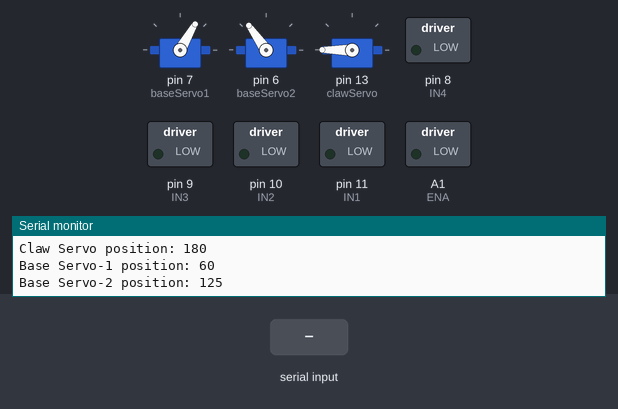
This program was run on a simulated Arduino Uno, built with avr-gcc and run on an emulated ATmega328P. On the bench: 3 × servo, switched loads named in the program (green lamp = pin HIGH), the last lines printed to the serial monitor. The test bench sets the inputs (shaded band). Pins used as bus, display or sensor lines are not drawn.

Above: at 1.2 s.
1.3 s: "90,45\n" received over Serial
At 2.9 s:
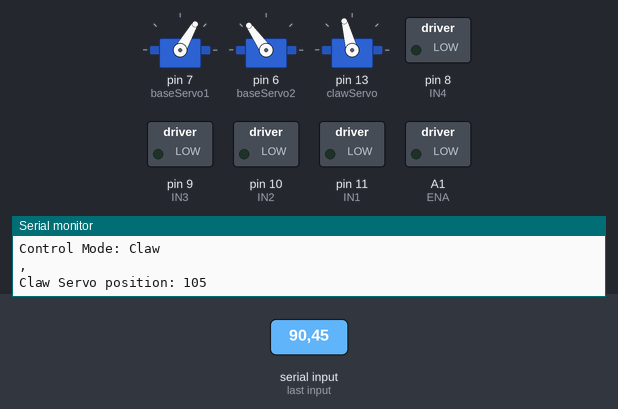
4.3 s: "F90\n" received over Serial
At 7.1 s:
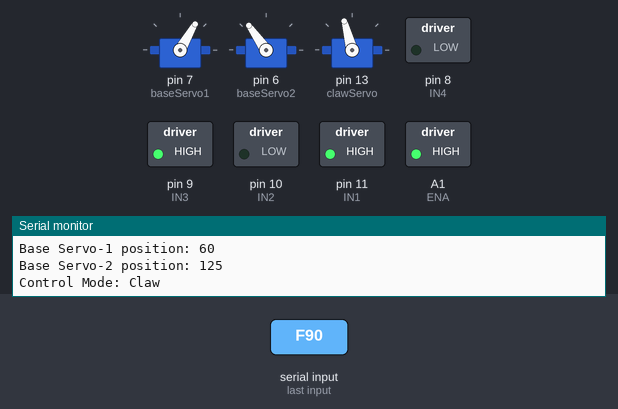
7.3 s: "B90\n" received over Serial
At 9.6 s:
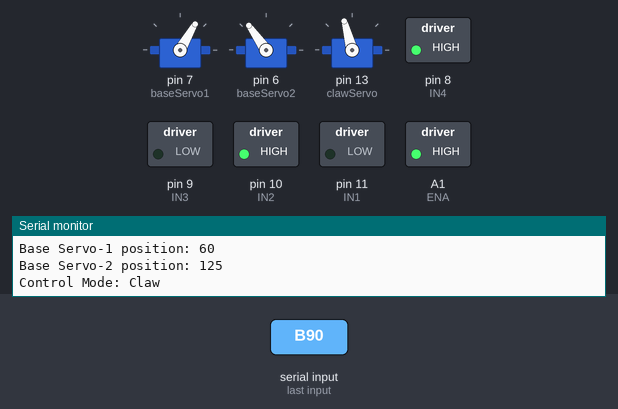
10.2 s: "5\n" received over Serial
At 11.2 s:
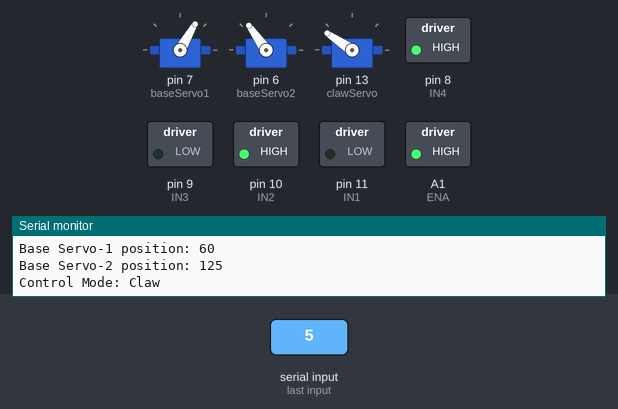
11.9 s: "L90\n" received over Serial
At 14.4 s:
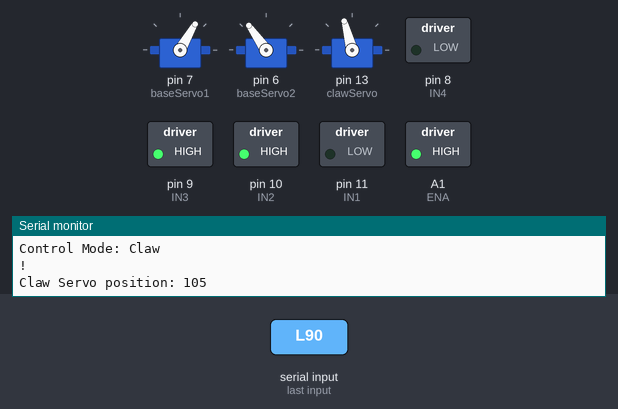
14.7 s: "R90\n" received over Serial
At 16.7 s:
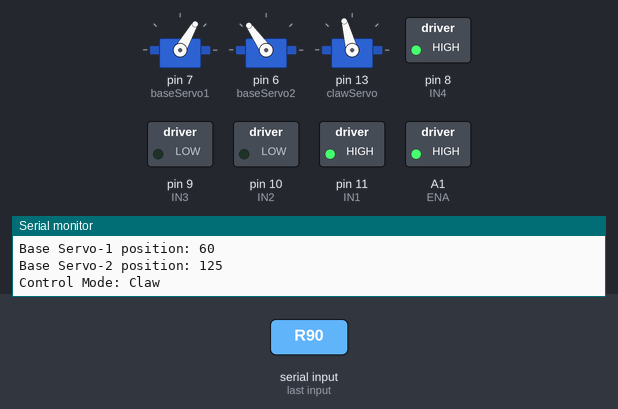
Timing chart, 0 to 18.2 s (numbered marks = the images above; inputs shaded):
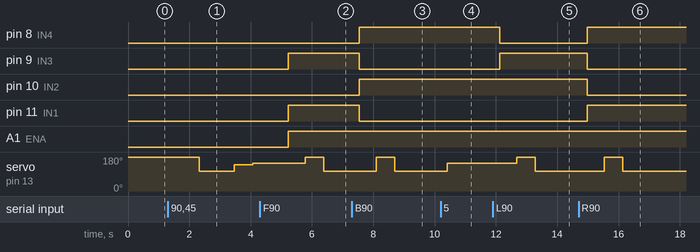

Measured:
- after the input at 1.3 s, servo on pin 13 (clawServo): 180° → 105° after 1.0 s, → 138° 1.2 s later, → 146° 0.60 s later
- after the input at 4.3 s, pin 9 (IN3), pin 11 (IN1), A1 (ENA): LOW → HIGH after 0.93 s; servo on pin 13 (clawServo): 146° → 180° after 1.5 s, → 105° 0.60 s later
- after the input at 7.3 s, pin 8 (IN4), pin 10 (IN2): LOW → HIGH after 0.24 s; pin 9 (IN3), pin 11 (IN1): HIGH → LOW after 0.24 s; servo on pin 13 (clawServo): 105° → 180° after 0.80 s, → 105° 0.60 s later
- after the input at 10.2 s, servo on pin 13 (clawServo): 105° → 146° after 0.21 s
- after the input at 11.9 s, pin 8 (IN4): HIGH → LOW after 0.22 s; pin 9 (IN3): LOW → HIGH after 0.22 s; servo on pin 13 (clawServo): 146° → 180° after 0.77 s, → 105° 0.60 s later
- after the input at 14.7 s, pin 8 (IN4), pin 11 (IN1): LOW → HIGH after 0.29 s; pin 9 (IN3), pin 10 (IN2): HIGH → LOW after 0.29 s; servo on pin 13 (clawServo): 105° → 180° after 0.84 s, → 105° 0.60 s later

The program:

main.cpp
```cpp
#include <Arduino.h>
#include <Servo.h>
#include <MotorControl.h>

#define MAX_BASE_SERVO 100
#define MIN_BASE_SERVO 60
#define OFFSET 5

#define IR_SENSOR_PIN A0
// #define IR_1_PIN 5
// #define IR_2_PIN 4
// #define IR_3_PIN A3
#define SPEED 150
// Servo Control Variables
Servo clawServo;
Servo baseServo1;
Servo baseServo2;

// mode to control arm state
bool controlClaw = true;

// Sonar Variables
// const int trigPin = 5;
// const int echoPin = 4;

enum State { FORWARD, RIGHT, LEFT, BACKWARD, STOP };
State currentState = STOP;

long duration;
int distance;
void handleClaw(const char command);
void handleBase(const char command);

void setup()
{
  // Initialize motor control
  initializeMotors();

  // Initialize serial communication
  Serial.begin(9600);

  // Initialize base servos
  baseServo1.attach(7);
  baseServo2.attach(6);

  baseServo1.write(60);
  baseServo2.write(125);

  // Attach servos
  clawServo.attach(13);
  clawServo.write(180);

  // Initialize sensors
  pinMode(IR_SENSOR_PIN, INPUT);
  // pinMode(trigPin, OUTPUT);
  // pinMode(echoPin, INPUT);
}

void loop()
{
  char command;
  if (Serial.available())
  {
    command = Serial.read();
  }

  Serial.println();
  Serial.println();
  Serial.print(command);
  Serial.println();
  Serial.println();

  auto clawPos = clawServo.read();
  Serial.print("Claw Servo position: ");
  Serial.println(clawPos);

  auto b1 = baseServo1.read();
  Serial.print("Base Servo-1 position: ");
  Serial.println(b1);
  auto b2 = baseServo2.read();
  Serial.print("Base Servo-2 position: ");
  Serial.println(b2);
  Serial.print("\n\nControl Mode: ");
  Serial.println(controlClaw ? "Claw" : "Base");
  Serial.println();
  Serial.println();
  // Serial.println();

  // int distance = getSonarDistance();

  switch (command)
  {
  // case 'F':
  //   if(obstacle) moveForward(SPEED);
  case 'F':
    moveForward(SPEED);

    break;
  case 'B':
    moveBackward(SPEED);
    break;
  case 'L':
    turnLeft(SPEED);
    break;
  case 'R':
    turnRight(SPEED);
    break;
  case 'S':
    stopMotors();
    break;

  // case 'Q': // Toggle mode
  case 'X':
    controlClaw = false;
    break;
  case 'x':
    controlClaw = true;
    break;
  default:
    break;
  }

  if (controlClaw)
  {
    // Claw servo
    handleClaw(command);
  }
  else
  {
    handleBase(command);
  }

  delay(500);

}

void handleClaw(const char command)
{
  if ('0' <= command && command <= '9')
  {
    int cmd = command - '0';
    cmd = constrain(cmd, 0, 9);
    cmd = map(cmd, 0, 9, 105, 180);

    clawServo.write(cmd);
    delay(50);
  }
}

void handleBase(const char command)
{
  if ('0' <= command && command <= '9')
  {
    int cmd = command - '0';
    cmd = constrain(cmd, 0, 9);
    cmd = map(cmd, 0, 9, 60, 100);

    baseServo1.write(cmd);
    baseServo2.write(180 - cmd + OFFSET);
  }
}

// float getSonarDistance()
// {
//   digitalWrite(trigPin, LOW);
//   delayMicroseconds(2);
//   digitalWrite(trigPin, HIGH);
//   delayMicroseconds(8);
//   digitalWrite(trigPin, LOW);
//   duration = pulseIn(echoPin, HIGH);
//   return duration * 0.034 / 2; // Convert to distance in cm
// }

bool isObjectDetected() {
  return digitalRead(IR_SENSOR_PIN) == HIGH; // Return true if object is detected
}
// Function for manual claw control via serial
// void manualClawControl() {
//   if (Serial.available()) {
//     String cmd = Serial.readString();
//     int position = cmd.toInt();
//     clawServo.write(position); // Move claw to specified position
//     delay(500);
//   }
// }

// Function for manual base control via serial
// void manualBaseControl() {
//   if (Serial.available()) {
//     String cmd = Serial.readString();
//     int position = cmd.toInt();
//     baseServo.write(position);
//     delay(500);
//   }
// }

// #include <Arduino.h>
// #include <Servo.h>

// Servo servo1;

// void setup()
// {
//   Serial.begin(9600);

//   servo1.attach(8);
//   // servo2.attach(9);

//   servo1.write(90);
//   // servo2.write(0);
//   // Serial.println(s);
// }

// void loop()
// {

//   auto s = servo1.read();
//   Serial.print("Servo position: ");
//   Serial.println(s);
//   delay(500);

//   if(Serial.available()){
//     String cmd = Serial.readString();
//     int cm = cmd.toInt();
//     servo1.write(cm);
//     delay(500);
//   }

// }
```

MotorControl.cpp
```cpp
#include "MotorControl.h"

void initializeMotors() {
  // Set Motor A pins as output
  pinMode(IN1, OUTPUT);
  pinMode(IN2, OUTPUT);
  pinMode(ENA, OUTPUT);

  // Set Motor B pins as output
  pinMode(IN3, OUTPUT);
  pinMode(IN4, OUTPUT);
  pinMode(ENB, OUTPUT);
}

void setMotorA(int direction, int speed) {
  if (direction == 1) {  // Forward
    digitalWrite(IN1, HIGH);
    digitalWrite(IN2, LOW);
  } else if (direction == -1) {  // Backward
    digitalWrite(IN1, LOW);
    digitalWrite(IN2, HIGH);
  } else {  // Stop
    digitalWrite(IN1, LOW);
    digitalWrite(IN2, LOW);
  }
  analogWrite(ENA, speed);
}

void setMotorB(int direction, int speed) {
  if (direction == 1) {  // Forward
    digitalWrite(IN3, HIGH);
    digitalWrite(IN4, LOW);
  } else if (direction == -1) {  // Backward
    digitalWrite(IN3, LOW);
    digitalWrite(IN4, HIGH);
  } else {  // Stop
    digitalWrite(IN3, LOW);
    digitalWrite(IN4, LOW);
  }
  analogWrite(ENB, speed);
}

void moveForward(int speed) {
  setMotorA(1, speed);  // Motor A forward
  setMotorB(1, speed);  // Motor B forward
}

void moveBackward(int speed) {
  setMotorA(-1, speed);  // Motor A backward
  setMotorB(-1, speed);  // Motor B backward
}

void turnLeft(int speed) {
  setMotorA(-1, speed);  // Motor A backward
  setMotorB(1, speed);   // Motor B forward
}

void turnRight(int speed) {
  setMotorA(1, speed);   // Motor A forward
  setMotorB(-1, speed);  // Motor B backward
}

void stopMotors() {
  setMotorA(0, 0);  // Stop Motor A
  setMotorB(0, 0);  // Stop Motor B
}
```

MotorControl.h
```cpp
#ifndef MOTORCONTROL_H
#define MOTORCONTROL_H

#include <Arduino.h>

// Motor A pins
#define IN1 11
#define IN2 10
#define ENA A1

// Motor B pins
#define IN3 9
#define IN4 8
#define ENB A0

// Function prototypes
void initializeMotors();
void setMotorA(int direction, int speed);
void setMotorB(int direction, int speed);
void moveForward(int speed);
void moveBackward(int speed);
void turnLeft(int speed);
void turnRight(int speed);
void stopMotors();

#endif // MOTORCONTROL_H
```
